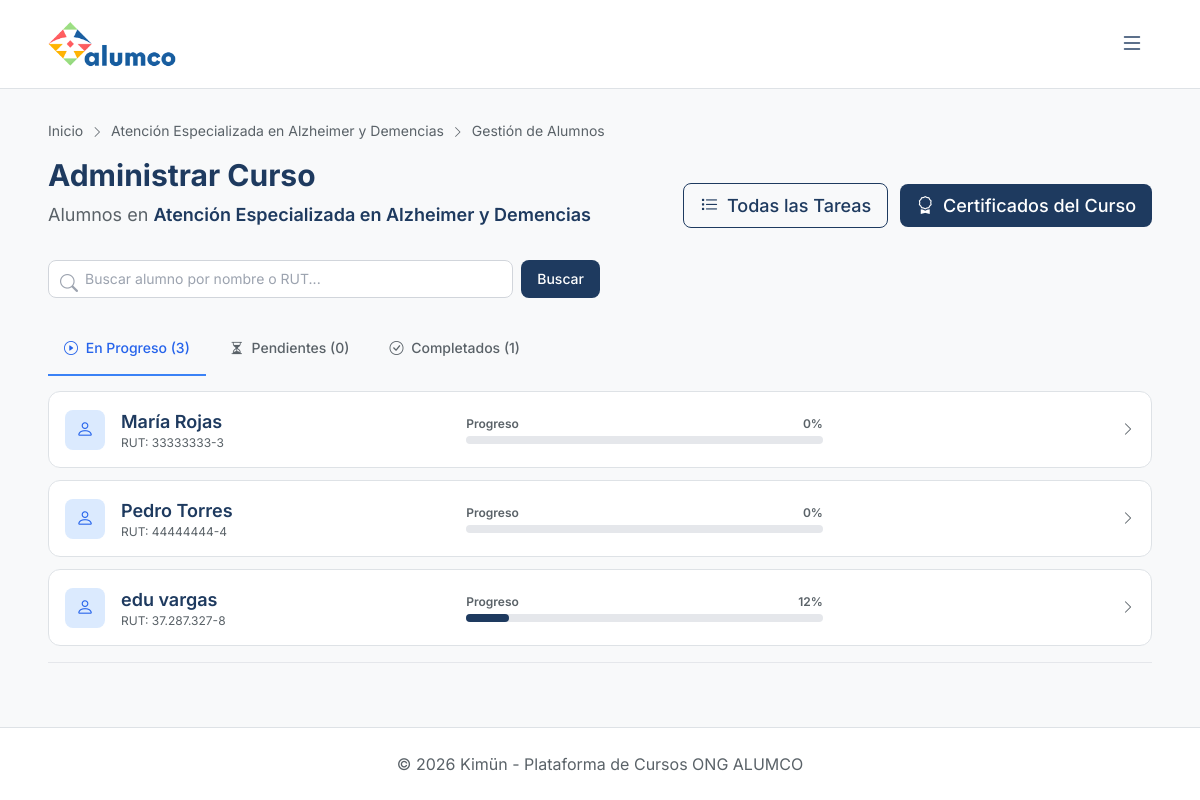
The app's page /cursos/11/gestion/ (signed in) with its own data.
### cursos/models.py (models this page shows, shortened)
class Curso(models.Model):
    ESTADO_CHOICES = [
        ('borrador', 'Borrador'),
        ('publicado', 'Publicado'),
    ]
    titulo = models.CharField(max_length=200)
    descripcion = models.TextField()
    categoria = models.ForeignKey(
        Categoria,
        on_delete=models.SET_NULL,
        null=True,
        blank=True,
        related_name='cursos'
    )
    docente_creador = models.ForeignKey(
        settings.AUTH_USER_MODEL,
        on_delete=models.CASCADE,
        related_name='cursos_creados'
    )
    estado = models.CharField(max_length=20, choices=ESTADO_CHOICES, default='borrador')
    fecha_creacion = models.DateTimeField(auto_now_add=True)
    horas_exigidas = models.PositiveIntegerField(default=0, help_text='Horas totales exigidas para completar el curso')
    horas_por_semana = models.PositiveIntegerField(default=0, help_text='Horas de dedicación semanal esperada')
    exige_tiempo_minimo = models.BooleanField(default=False, help_text='Evita que el alumno complete el curso en menos tiempo del exigido')
    duracion_minutos = models.PositiveIntegerField(default=0, help_text='Duración estimada en minutos')
    class Meta:
        verbose_name = 'Curso'
        verbose_name_plural = 'Cursos'

class InscripcionCurso(models.Model):
    ESTADO_CHOICES = [
        ('asignado', 'Asignado'),
        ('en_progreso', 'En Progreso'),
        ('completado', 'Completado'),
    ]
    usuario = models.ForeignKey(
        settings.AUTH_USER_MODEL,
        on_delete=models.CASCADE,
        related_name='inscripciones'
    )
    curso = models.ForeignKey(Curso, on_delete=models.CASCADE, related_name='inscripciones')
    estado = models.CharField(max_length=20, choices=ESTADO_CHOICES, default='asignado')
    fecha_asignacion = models.DateTimeField(auto_now_add=True)
    fecha_inicio_real = models.DateTimeField(null=True, blank=True, verbose_name='Fecha de Inicio Real')
    fecha_termino = models.DateTimeField(null=True, blank=True, verbose_name='Fecha de Término')
    fecha_limite = models.DateTimeField(null=True, blank=True, verbose_name='Fecha Límite')
    inicio_atrasado = models.BooleanField(default=False, help_text='Indica si el alumno inició el curso con retraso y se le otorgó prórroga')
    class Meta:
        verbose_name = 'Inscripción'
        verbose_name_plural = 'Inscripciones'
        unique_together = ['usuario', 'curso']

### usuarios/models.py (models this page shows, shortened)
class Usuario(AbstractUser):
    ROL_CHOICES = [
        ('admin', 'Administrador'),
        ('docente', 'Docente'),
        ('colaborador', 'Colaborador'),
    ]
    rut = models.CharField(max_length=12, unique=True, verbose_name='RUT')
    rol = models.CharField(max_length=20, choices=ROL_CHOICES, default='colaborador')
    cargo = models.ForeignKey(
        AreaCargo,
        on_delete=models.SET_NULL,
        null=True,
        blank=True,
        related_name='usuarios'
    )
    fecha_ingreso = models.DateField(null=True, blank=True, verbose_name='Fecha de Ingreso')
    telefono = models.CharField(max_length=20, null=True, blank=True, verbose_name='Teléfono')
    especialidades_externas = models.TextField(
        null=True,
        blank=True,
        help_text='Especialidades, conocimientos o habilidades adquiridas fuera de Kimün.',
        verbose_name='Especialidades Externas'
    )
    limite_pacientes_personalizado = models.IntegerField(
        null=True,
        blank=True,
        help_text='Si se define, sobreescribe el límite del cargo del usuario.'
    )
    class Meta:
        verbose_name = 'Usuario'
        verbose_name_plural = 'Usuarios'

### cursos/views.py (the view, shortened to what this page needs)
# urls.py: path('<int:pk>/gestion/', views.curso_gestion, name='curso_gestion'),
@login_required
@course_owner_or_admin
def curso_gestion(request, pk):
    curso = get_object_or_404(Curso, pk=pk)
    inscripciones = InscripcionCurso.objects.filter(curso=curso, usuario__rol='colaborador').select_related('usuario')
    from django.db.models import Q
    q = request.GET.get('q', '')
    from certificados.models import Certificado
    from cursos.utils import is_item_completado
    completados = []
    pendientes = []
    en_progreso = []
    for inscripcion in inscripciones:
        usuario = inscripcion.usuario
        cert = Certificado.objects.filter(usuario=usuario, curso=curso).first()
        total_items = curso.clases.count() + curso.evaluaciones.count()
        items_completados = 0
        if total_items > 0:
            for clase in curso.clases.all():
                if is_item_completado(usuario, clase):
                    items_completados += 1
            for eval in curso.evaluaciones.all():
                if is_item_completado(usuario, eval):
                    items_completados += 1
            progreso = int((items_completados / total_items) * 100)
        else:
            progreso = 0
        inscripcion.progreso = progreso
        if progreso == 100 and inscripcion.estado != 'completado':
            from cursos.utils import check_curso_completed
            check_curso_completed(usuario, curso)
            inscripcion.refresh_from_db()
            cert = Certificado.objects.filter(usuario=usuario, curso=curso).first()
        if cert:
            if cert.estado == 'aprobado':
                completados.append(inscripcion)
            else:
                pendientes.append(inscripcion)
        else:
            if inscripcion.estado == 'completado':
                pendientes.append(inscripcion)
            else:
                en_progreso.append(inscripcion)
    context = {
        'curso': curso,
        'completados': completados,
        'pendientes': pendientes,
        'en_progreso': en_progreso,
        'q': q,
    }
    return render(request, 'cursos/curso_gestion.html', context)

### cursos/utils.py (called while the page is built)
def is_item_completado(usuario, item):
    is_clase = hasattr(item, 'contenido')
    if is_clase:
        from cursos.models import ClaseCompletado
        return ClaseCompletado.objects.filter(usuario=usuario, clase=item).exists()
    else:
        from evaluaciones.models import IntentoEvaluacion
        ultimo_intento = IntentoEvaluacion.objects.filter(
            usuario=usuario, evaluacion=item
        ).order_by('-fecha_intento').first()
        return bool(ultimo_intento and ultimo_intento.aprobado)

### templates/cursos/curso_gestion.html (shortened to what this page needs)
{% extends 'base.html' %}
{% load static %}
{% block breadcrumbs %}
<nav class="text-sm mb-4" style="color: var(--color-text-secondary);">
    <a href="{% url 'inicio' %}">Inicio</a>
    <i class="bi bi-chevron-right text-xs mx-1"></i>
    <a href="{% url 'cursos:curso_detail' curso.pk %}">{{ curso.titulo }}</a>
    <i class="bi bi-chevron-right text-xs mx-1"></i>
    <span>Gestión de Alumnos</span>
</nav>
{% endblock %}
{% block content %}
<div class="fade-in">
    <div class="flex justify-between items-end mb-8">
        <div>
            <h1 class="text-3xl font-bold mb-2">Administrar Curso</h1>
            <p style="color: var(--color-text-secondary);">
                Alumnos en <span class="font-semibold" style="color: var(--color-primary);">{{ curso.titulo }}</span>
            </p>
        </div>
        <div class="flex items-center gap-3">
            <a href="{% url 'tareas:tarea_list' curso.pk %}" class="btn-outline px-4 py-2 rounded-lg font-medium border hover:bg-gray-50 dark:hover:bg-slate-700 transition-colors">
                <i class="bi bi-list-task me-1"></i> Todas las Tareas
            </a>
            <a href="{% url 'certificados:certificado_list' %}?curso={{ curso.pk }}" class="px-4 py-2 rounded-lg font-medium text-white transition-colors" style="background-color: var(--color-primary);">
                <i class="bi bi-award me-1"></i> Certificados del Curso
            </a>
        </div>
    </div>
    <div class="mb-6">
        <form method="get" class="flex gap-2 w-full md:w-1/2">
            <div class="relative flex-grow">
                <i class="bi bi-search absolute left-3 top-2.5 text-gray-400"></i>
                <input type="text" name="q" value="{{ q }}" placeholder="Buscar alumno por nombre o RUT..." class="w-full pl-9 pr-3 py-2 text-sm rounded-lg border border-gray-300 dark:border-gray-600 bg-white dark:bg-slate-900 focus:ring-2 focus:ring-blue-500 outline-none">
            </div>
            <button type="submit" class="px-4 py-2 rounded-lg font-medium text-white transition-colors text-sm flex items-center justify-center" style="background-color: var(--color-primary);">
                Buscar
            </button>
        </form>
    </div>
    <div class="mb-6 border-b border-gray-200 dark:border-gray-700" x-data="{ tab: 'en_progreso' }">
        <ul class="flex flex-wrap -mb-px text-sm font-medium text-center" style="color: var(--color-text-secondary);">
            <li class="mr-2 cursor-pointer">
                <a @click.prevent="tab = 'en_progreso'" :class="{ 'border-blue-500 text-blue-600 dark:text-blue-500': tab === 'en_progreso', 'border-transparent hover:border-gray-300 dark:hover:border-gray-300': tab !== 'en_progreso' }" class="inline-block p-4 border-b-2 rounded-t-lg transition-colors">
                    <i class="bi bi-play-circle me-1"></i> En Progreso ({{ en_progreso|length }})
                </a>
            </li>
            <li class="mr-2 cursor-pointer">
                <a @click.prevent="tab = 'pendientes'" :class="{ 'border-blue-500 text-blue-600 dark:text-blue-500': tab === 'pendientes', 'border-transparent hover:border-gray-300 dark:hover:border-gray-300': tab !== 'pendientes' }" class="inline-block p-4 border-b-2 rounded-t-lg transition-colors">
                    <i class="bi bi-hourglass-split me-1"></i> Pendientes ({{ pendientes|length }})
                </a>
            </li>
            <li class="mr-2 cursor-pointer">
                <a @click.prevent="tab = 'completados'" :class="{ 'border-blue-500 text-blue-600 dark:text-blue-500': tab === 'completados', 'border-transparent hover:border-gray-300 dark:hover:border-gray-300': tab !== 'completados' }" class="inline-block p-4 border-b-2 rounded-t-lg transition-colors">
                    <i class="bi bi-check-circle me-1"></i> Completados ({{ completados|length }})
                </a>
            </li>
        </ul>
        <div x-show="tab === 'en_progreso'" class="py-4">
            {% if en_progreso %}
            <div class="grid gap-3">
                {% for inscripcion in en_progreso %}
                <a href="{% url 'cursos:curso_alumno_detail' curso.pk inscripcion.usuario.pk %}" class="block hybrid-card rounded-xl p-4 transition-all hover:shadow-md hover:-translate-y-0.5">
                    <div class="flex justify-between items-center">
                        <div class="flex items-center gap-4 w-1/3">
                            <div class="w-10 h-10 rounded-lg flex items-center justify-center bg-blue-100 text-blue-600 dark:bg-blue-900 dark:text-blue-400">
                                <i class="bi bi-person"></i>
                            </div>
                            <div>
                                <h4 class="font-semibold">{{ inscripcion.usuario.get_full_name|default:inscripcion.usuario.username }}</h4>
                                <p class="text-xs" style="color: var(--color-text-secondary);">RUT: {{ inscripcion.usuario.rut }}</p>
                            </div>
                        </div>
                        <div class="w-1/3 flex flex-col items-center">
                            <div class="w-full flex justify-between text-xs font-semibold mb-1" style="color: var(--color-text-secondary);">
                                <span>Progreso</span>
                                <span>{{ inscripcion.progreso }}%</span>
                            </div>
                            <div class="w-full bg-gray-200 rounded-full h-2 dark:bg-gray-700">
                                <div class="h-2 rounded-full" style="background-color: var(--color-primary); width: {{ inscripcion.progreso }}%"></div>
                            </div>
                        </div>
                        <div class="w-1/4 flex justify-end text-sm" style="color: var(--color-text-secondary);">
                            <i class="bi bi-chevron-right"></i>
                        </div>
                    </div>
                </a>
                {% endfor %}
            </div>
            {% else %}
            <p class="text-center py-8" style="color: var(--color-text-secondary);">No hay alumnos en progreso.</p>
            {% endif %}
        </div>
    </div>
</div>
{% endblock %}

### static/css/kimun.css (style rules this page uses)
:root { --space-xs: 0.25rem; --space-sm: 0.5rem; --space-md: 1rem; --space-lg: 1.5rem; --space-xl: 2rem; --space-2xl: 3rem; --space-3xl: 4rem; --radius-sm: 0.25rem; --radius-md: 0.75rem; --radius-lg: 1rem; --radius-xl: 1.5rem; --radius-asymmetric: 1rem 0.25rem 1rem 0.25rem; --shadow-sm: 0 1px 2px color-mix(in srgb, var(--color-text) 8%, transparent); --shadow-md: 0 4px 6px -1px color-mix(in srgb, var(--color-text) 12%, transparent); --shadow-lg: 0 10px 40px -10px color-mix(in srgb, var(--color-text) 18%, transparent); --transition-fast: 0.15s ease; --transition-normal: 0.2s ease; --transition-slow: 0.3s ease; }
.fade-in { animation: fadeInUp 0.5s ease forwards; opacity: 0; }
.rounded-lg { border-radius: var(--radius-lg); }
.rounded-xl { border-radius: var(--radius-xl); }

### templates/base.html (style rules this page uses)
body { font-family: "Inter", sans-serif; font-size: 18px; }
[data-theme="light"] { --color-bg: #f8f9fa; --color-surface: #ffffff; --color-surface-raised: #f3f4f6; --color-primary: #1e3a5f; --color-primary-hover: #2d5a87; --color-accent: #f57c00; --color-text: #1e3a5f; --color-text-secondary: #5a6268; --color-border: #dee2e6; --color-card-hover: #f1f5f9; --color-success: #166534; --color-success-bg: rgba(22, 163, 74, 0.15); --color-info: #2563eb; --color-info-bg: rgba(37, 99, 235, 0.15); --color-warning: #92400e; --color-warning-bg: rgba(217, 119, 6, 0.15); --color-purple: #9333ea; --color-purple-bg: rgba(147, 51, 234, 0.15); --color-pink: #db2777; --color-pink-bg: rgba(219, 39, 119, 0.15); --gradient-start: #1e3a5f; --gradient-end: #3b82f6; }
body { background-color: var(--color-bg); color: var(--color-text); }
.hybrid-card { background-color: var(--color-surface); border: 1px solid var(--color-border); transition: all 0.3s ease; }
.btn-outline { border: 2px solid var(--color-primary); color: var(--color-primary); background: transparent; transition: all 0.2s ease; }
.fade-in { animation: fadeIn 0.5s ease-out forwards; opacity: 0; }

### records on screen
Curso: titulo "Atención Especializada en Alzheimer y Demencias"
InscripcionCurso: usuario.get_full_name "María Rojas", usuario.rut "33333333-3", progreso "0"
InscripcionCurso: usuario.get_full_name "Pedro Torres", usuario.rut "44444444-4", progreso "0"
InscripcionCurso: usuario.get_full_name "edu vargas", usuario.rut "37.287.327-8", progreso "12"

### other values on screen
{{ en_progreso|length }} "3"
{{ pendientes|length }} "0"
{{ completados|length }} "1"
